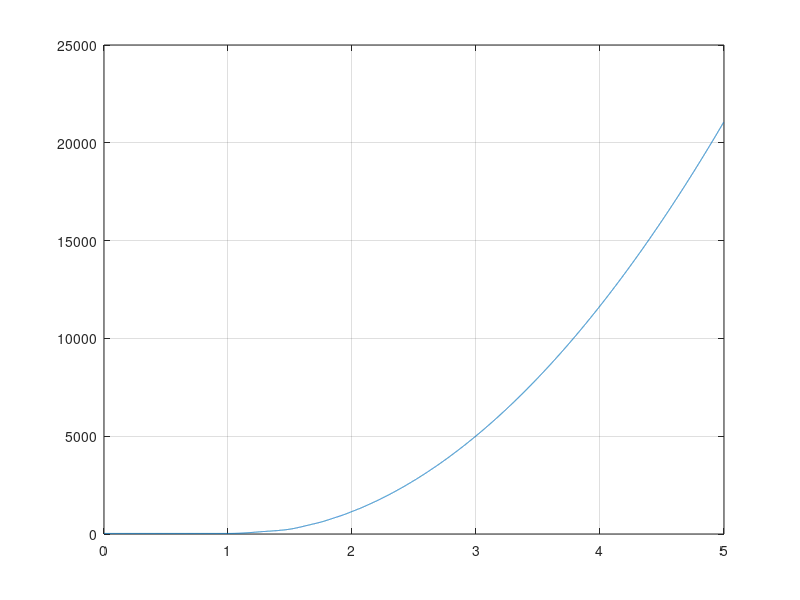

The MATLAB source for this figure:
clc
clear

p = 0.9;
q = 0.436;
et = 1;
pm = p;

xddash = 0.
xt = 0.15;
xl1 = 0.5;
xl2 = 0.93;
xleq = (xl1*xl2)/(xl1+xl2);

alpha = 160*pi/180;
i1 = (p-1j*q)/conj(et);
eb = et-1j*(xt+xleq)*i1;
edash = et+1j*xddash*i1;
del0 = angle(edash)-angle(eb);

xlbf = xleq+xt+xddash;
xldf = xt+xddash;
xlaf = xl1+xt+xddash;

% Tc is here %
tc = 0.2;
t0 = 1;
tfinal = 5;
delt = 0.001;

n0 = t0/delt;
arr1 = linspace(t0,t0+tc,100);
n1 = length(arr1);
delt1 = tc/100;

arr2 = linspace(t0+tc, tfinal,10000);
n2 = length(arr2);
delt2 = (tfinal-t0-tc)/10000;

del1(1) = del0;
delw1(1) = 0;
H = 3.5;

for i = 1:n1-1  
    del1(i+1) = del1(i)+377*delw1(i)*delt1;
    delw1(i+1) = delw1(i)+(pm/(2*H))*delt1;
    %during fault from t0 to t0+tc, pe = 0   
end

del2(1) = del1(end);
delw2(1) = delw1(end);

for i = 1:n2-1
    del2(i+1) = del2(i)+377*delw2(i)*delt2;
    peaf = abs(edash)*abs(eb)*sin(del2(i+1))/xlaf;
    delw2(i+1) = delw2(i)+((pm-peaf)/(2*H))*delt2; 
    %during fault from t0+tc to t0+tc+5, pe+0
end

delin = del0*ones(1,n0);
del = [delin del1 del2]* 180/pi;
t1 = (0:n0-1)*delt;
t2 = t1(end)+(0:n1-1)*delt1;
t3 = t2(end)+(0:n2- 1)*delt2;
t = [t1 t2 t3];
plot(t,del),grid



